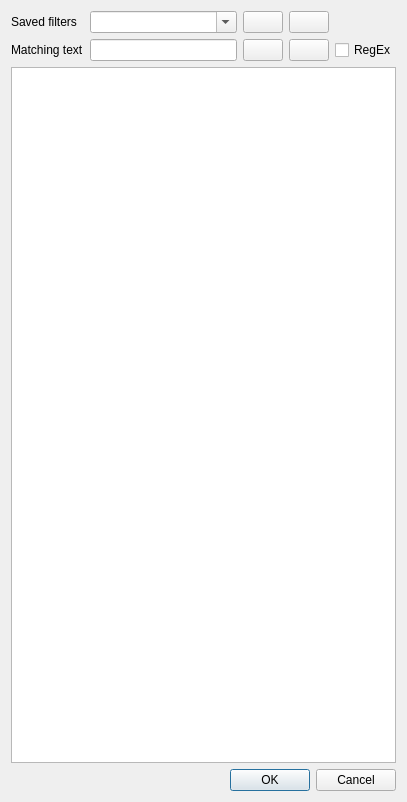
<?xml version="1.0" encoding="UTF-8"?>
<ui version="4.0">
 <class>shv::visu::timeline::ChannelFilterDialog</class>
 <widget class="QDialog" name="shv::visu::timeline::ChannelFilterDialog">
  <property name="geometry">
   <rect>
    <x>0</x>
    <y>0</y>
    <width>407</width>
    <height>802</height>
   </rect>
  </property>
  <property name="windowTitle">
   <string>Channels filter dialog</string>
  </property>
  <layout class="QVBoxLayout" name="verticalLayout">
   <item>
    <layout class="QGridLayout" name="gridLayout">
     <item row="1" column="3">
      <layout class="QHBoxLayout" name="horizontalLayout_2">
       <item>
        <widget class="QPushButton" name="pbCheckItems">
         <property name="text">
          <string/>
         </property>
         <property name="icon">
          <iconset>
           <normaloff>:/images/check-box-outline.svg</normaloff>:/images/check-box-outline.svg</iconset>
         </property>
        </widget>
       </item>
       <item>
        <widget class="QPushButton" name="pbUncheckItems">
         <property name="text">
          <string/>
         </property>
         <property name="icon">
          <iconset>
           <normaloff>:/images/checkbox-blank-outline.svg</normaloff>:/images/checkbox-blank-outline.svg</iconset>
         </property>
        </widget>
       </item>
      </layout>
     </item>
     <item row="0" column="3">
      <layout class="QHBoxLayout" name="horizontalLayout">
       <item>
        <widget class="QPushButton" name="pbSaveFilter">
         <property name="text">
          <string/>
         </property>
         <property name="icon">
          <iconset>
           <normaloff>:/images/content-save.svg</normaloff>:/images/content-save.svg</iconset>
         </property>
        </widget>
       </item>
       <item>
        <widget class="QPushButton" name="pbDeleteFilter">
         <property name="text">
          <string/>
         </property>
         <property name="icon">
          <iconset>
           <normaloff>:/images/delete.svg</normaloff>:/images/delete.svg</iconset>
         </property>
        </widget>
       </item>
      </layout>
     </item>
     <item row="1" column="0">
      <widget class="QLabel" name="lblFilter">
       <property name="text">
        <string>Matching text</string>
       </property>
      </widget>
     </item>
     <item row="0" column="1">
      <widget class="QComboBox" name="cbFilters">
       <property name="sizePolicy">
        <sizepolicy hsizetype="Preferred" vsizetype="Fixed">
         <horstretch>1</horstretch>
         <verstretch>0</verstretch>
        </sizepolicy>
       </property>
       <property name="editable">
        <bool>true</bool>
       </property>
       <property name="currentText">
        <string/>
       </property>
      </widget>
     </item>
     <item row="0" column="0">
      <widget class="QLabel" name="lblSavedFilters">
       <property name="text">
        <string>Saved filters</string>
       </property>
      </widget>
     </item>
     <item row="1" column="1">
      <widget class="QLineEdit" name="leMatchingFilterText"/>
     </item>
     <item row="1" column="4">
      <widget class="QCheckBox" name="chbFindRegex">
       <property name="text">
        <string>RegEx</string>
       </property>
      </widget>
     </item>
    </layout>
   </item>
   <item>
    <widget class="QTreeView" name="tvChannelsFilter"/>
   </item>
   <item>
    <widget class="QDialogButtonBox" name="buttonBox">
     <property name="orientation">
      <enum>Qt::Horizontal</enum>
     </property>
     <property name="standardButtons">
      <set>QDialogButtonBox::Cancel|QDialogButtonBox::Ok</set>
     </property>
    </widget>
   </item>
  </layout>
 </widget>
 <resources/>
 <connections>
  <connection>
   <sender>buttonBox</sender>
   <signal>accepted()</signal>
   <receiver>shv::visu::timeline::ChannelFilterDialog</receiver>
   <slot>accept()</slot>
   <hints>
    <hint type="sourcelabel">
     <x>248</x>
     <y>254</y>
    </hint>
    <hint type="destinationlabel">
     <x>157</x>
     <y>274</y>
    </hint>
   </hints>
  </connection>
  <connection>
   <sender>buttonBox</sender>
   <signal>rejected()</signal>
   <receiver>shv::visu::timeline::ChannelFilterDialog</receiver>
   <slot>reject()</slot>
   <hints>
    <hint type="sourcelabel">
     <x>316</x>
     <y>260</y>
    </hint>
    <hint type="destinationlabel">
     <x>286</x>
     <y>274</y>
    </hint>
   </hints>
  </connection>
 </connections>
</ui>
